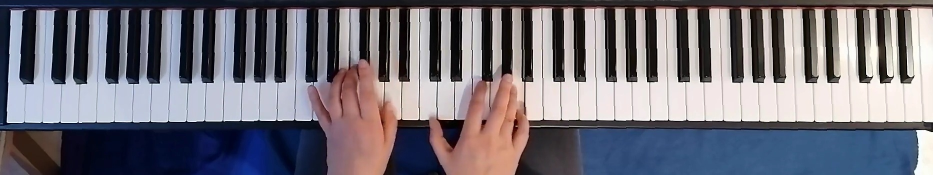
#> input picture test_imgs/10_3285.jpg, 1865 x 350 px (shown at 1/2 size)
$ python -i bwlabel.py   (imports and definitions only)
#> lines starting #> are read from the running program, lines starting #| are printed output that depends on the picture; after the words box and inside, x2 and y2 are one past the last pixel; in counts of white or black regions, pixels touching at a corner belong together
# -*- coding:utf-8 -*-
import cv2
import os
import numpy as np
from IPython import embed

def remove_region(img):
    if len(img.shape) == 3:
        print("please input a gray image")
    h, w = img.shape[:2]
    for i in range(h):
        for j in range(w):
            # if (i < 30 or i > (2.0/3) * h):
            if (i < 0.1 * h or i > (2.0/3) * h):
                img[i, j] = 255
    for i in range(h):
        for j in range(w):
            if (j < 0.01 * w or j > 0.994 * w):
                img[i, j] = 255
    return img

# [13 lines left out: functions near_white, contrast_img, not called in this run]

class BwLabel(object):
    def __init__(self):
        super(BwLabel, self).__init__()

    def white_black_dict(self):
        wh_dict=[0,0,0]
        for i in range(3,53):
            div=int(i/7)
            if i%7==3 or i%7==4 :
                wh_dict.append(div*5+1)
            elif i%7==5:
                wh_dict.append(div*5+2)
            elif i%7==6:
                wh_dict.append(div*5+3)
            elif i%7==0:
                wh_dict.append((div-1)*5+3)
            elif i%7==1:
                wh_dict.append((div-1)*5+4)
            else:
                wh_dict.append((div-1)*5+5)
        return wh_dict


    def key_loc(self, base_img,phase='test'):
        white_loc = []
        black_boxes = []
        total_top = []
        total_bottom = []
        black_loc = []
        '''
        ori_img = base_img.copy()
        height,width,_ = base_img.shape
        base_img = cv2.cvtColor(base_img, cv2.COLOR_BGR2GRAY)
        base_img = remove_region(base_img)
        _, base_img = cv2.threshold(base_img, 150, 255, cv2.THRESH_BINARY)
        base_img = cv2.GaussianBlur(base_img, (5, 5), 0)
        black_boxes = find_connect_domain(base_img)
        black_loc = [box[0] for box in black_boxes]
        '''
        ori_img = base_img.copy()
        draw_img = base_img.copy()
        height,width,_ = ori_img.shape
        # embed()
        black_boxes,black_loc = self.find_black_boxes(ori_img)

        if len(black_boxes)!=36:
            ori_img = contrast_img(ori_img,1.3,3)
            black_boxes,black_loc = self.find_black_boxes(ori_img)

        #---在这里如果black_boxes对应的删除了元素的话，black_loc也要删除，因为后面要用到，是对应的
        if len(black_boxes)==37:
            area1 = black_boxes[0][2]*black_boxes[0][3]
            area2 = black_boxes[-1][2]*black_boxes[-1][3]
            if area1>area2:
                del black_boxes[-1]
                del black_loc[-1]
            else:
                del black_boxes[0]
                del black_loc[0]

        # [6 lines of commented-out code are left out]

        if not phase=='test':
            #---对于包含手的背景图，返回第3个黑键的高度
            return black_boxes[2][3]

        assert len(black_boxes)==36,'black number is wrong'

        #---有时候对于一些钢琴键盘，两边的键盘亮度不一致，导致检测出来的黑键的位置宽度较小
        flag='normal'
        black_width=[x[2] for x in black_boxes]
        new_black_boxes=list()
        for i,b_width in enumerate(black_width):
            thresh=4
            if i==len(black_width)-1:break
            #---前后的框比后面的大，说明后面的框像素较少，需要调整
            if b_width-black_width[i+1]>thresh:
                change_info={i:b_width-black_width[i+1]}
                flag='right'
                for key,value in change_info.items():
                    change_idx,change_value=key,value
                new_black_boxes=black_boxes[:change_idx+1]
                break
            #---后面的框比前面的大，说明前面的框像素较少，需要调整
            elif black_width[i+1]-b_width>thresh:
                change_info=i
                flag='left'
                break

        if flag=='right':
            for i in range(change_idx+1,len(black_boxes)):
                box=black_boxes[i]
                new_black_boxes.append((box[0],box[1],box[2]+change_value,box[3]))

        if len(new_black_boxes)>0:
            black_boxes=new_black_boxes.copy()
            black_loc = [box[0] for box in black_boxes]

        for boxes in black_boxes:
            x1,y1=boxes[0],boxes[1]
            x2,y2=boxes[0]+boxes[2],boxes[1]+boxes[3]
            cv2.rectangle(draw_img,(x1,y1),(x2,y2),(0,0,255),2)
        # cv2.imwrite('./black_boxes_img.jpg',draw_img)

        # #----得到白键的区域
        white_loc = self.find_white_loc_old(black_loc,black_boxes,width)
        #print("the number of whitekey_num is {}".format(len(white_loc)))
        #--------找到白键所在的box---
        wh_dict=self.white_black_dict()
        for i in range(1, len(white_loc)):
            white_x = white_loc[i - 1]
            white_width = white_loc[i] - white_x
            index=wh_dict[i]
            if ((((i%7== 3) or (i%7==6)) and i < 52) or i==1):
                top_box=(white_x, 0, max(int(black_boxes[index][0] - white_x),int(1)), 1.1 * black_boxes[index][3]) #---(x,y,w,h)
                bottom_box=(white_x,1.1*black_boxes[index][3],white_width,height-1.1*black_boxes[index][3])

            elif (i%7==4 or i%7==0 or i%7==1):
                top_box=(black_boxes[index][0]+black_boxes[index][2], 0, max(int(black_boxes[index+1][0] - (black_boxes[index][0]+black_boxes[index][2])),1), 1.1 * black_boxes[index][3])
                bottom_box=(white_x,1.1*black_boxes[index][3],white_width+2,height-1.1*black_boxes[index][3])

            elif (i%7==5 or i%7==2 or i==2):
                top_box=(black_boxes[index][0]+black_boxes[index][2], 0, white_loc[i] - max(int(black_boxes[index][0]+black_boxes[index][2]),1), 1.1 * black_boxes[index][3])
                bottom_box=(white_x,1.1*black_boxes[index][3],white_width+2,height-1.1*black_boxes[index][3])

            else:
                top_box=(white_x + 1, 0, max(int(white_loc[i] - white_x - 1),1), 1.1 * black_boxes[35][3])
                bottom_box=(white_x + 1, 1.1 * black_boxes[35][3], white_loc[i] - white_x - 1, height - 1.1 * black_boxes[35][3])
            total_top.append(top_box)
            total_bottom.append(bottom_box)

        for i,top_box in enumerate(total_top):
            x1,y1,x2,y2=int(top_box[0]),int(top_box[1]),int(top_box[0]+top_box[2]+2),int(top_box[1]+top_box[3])
            x3,y3,x4,y4=int(total_bottom[i][0]),int(total_bottom[i][1]),int(total_bottom[i][0]+total_bottom[i][2]),int(total_bottom[i][1]+total_bottom[i][3])
            cv2.rectangle(draw_img,(x1,y1),(x2,y2),(0,255,0),1)
            cv2.rectangle(draw_img,(x3,y3),(x4,y4),(0,0,255),1)
            cv2.putText(draw_img,str(i+1),(x3+5,15),cv2.FONT_HERSHEY_COMPLEX,0.5,(255,0,0),1)
            cv2.putText(draw_img,str(i+1),(x3+5,height-10),cv2.FONT_HERSHEY_COMPLEX,0.5,(255,0,0),1)
        # cv2.imwrite('./draw_img.jpg',draw_img)

        white_loc = np.array(white_loc,dtype=np.int32)
        black_boxes = np.array(black_boxes,dtype=np.int32)
        total_top = np.array(total_top,dtype=np.int32)
        total_bottom = np.array(total_bottom,dtype=np.int32)
        return  white_loc,black_boxes,total_top,total_bottom

    def find_black_boxes(self,ori_img):
        #---数据集的那些图像偏暗
        # thresh = 100
        thresh = 120
        while True:
            base_img = ori_img.copy()
            base_img = cv2.cvtColor(base_img,cv2.COLOR_BGR2GRAY)
            base_img = remove_region(base_img)
            test_img=base_img.copy()
            _,base_img = cv2.threshold(base_img,thresh,255,cv2.THRESH_BINARY_INV)
            cv2.imwrite('./base_img.jpg', base_img)
            # [6 lines of commented-out code are left out]

            black_boxes = self.find_black_keys(base_img)
            black_boxes = sorted(black_boxes,key = lambda x:x[0])
            black_loc = [box[0] for box in black_boxes]
            if len(black_loc)>36:
                thresh-=1
            elif len(black_loc)<36:
                thresh+=1
            else:
                break
            if thresh<90 or thresh>150:
                break
            # break
        return black_boxes,black_loc

    def find_white_loc_old(self,black_loc,black_boxes,width):
        white_loc = []
        black_gap1 = black_loc[3] - black_loc[2]  #--第一个周期区域内的黑键间隔
        ratio = 23.0 / 41
        # ratio = 23.0 / 40
        whitekey_width1 = ratio * black_gap1
        half_width1 = black_boxes[4][2]    #T1中第四个黑键被均分,从该位置开始算区域起始位置
        keybegin = black_loc[4] + half_width1 / 2.0-7.0 * whitekey_width1
        for i in range(10):
            if int(keybegin + i * whitekey_width1) < 0:
                white_loc.append(1)
            else:
                white_loc.append(keybegin + i * whitekey_width1)

        for i in range(6):  #----剩下的6个循环区域
            axis = 8 + i * 5
            black_gap2 = black_loc[axis] - black_loc[axis - 1]
            whitekey_width2 = ratio * black_gap2
            half_width2 = black_boxes[axis + 1][2]
            keybegin1 = black_loc[axis + 1] + float(half_width2 / 2.0) - 5.0 * whitekey_width2
            for j in range(1,8):
                white_loc.append(keybegin1 + j * whitekey_width2)
            if i == 5:  #----最后一次循环将钢琴最后一个白键加上
                white_loc.append(min(width - 1,keybegin1 + 8 * whitekey_width2))

        return white_loc

    # [48 lines left out: function find_white_loc, not called in this run]

    def find_black_keys(self, base_img):
        contours,_ = cv2.findContours(base_img,cv2.RETR_EXTERNAL,cv2.CHAIN_APPROX_SIMPLE)
        black_boxes = []
        height, width = base_img.shape[:2]

        for idx,cnt in enumerate(contours):
            (x, y, w, h) = cv2.boundingRect(cnt)
            if h>height*0.3 and w>9:   #----键盘的长大于0.3*h,宽大于9
                x1,y1,x2,y2 = x,y,x+w,y+h
                for i in range(y2,y1,-1):
                    count = 0
                    for j in range(x1,x2):
                        if base_img[i,j]!= 0:
                            count+=1
                    if count > (x2-x1)*0.5:
                        black_boxes.append((x1,y1,w,i-y1))
                        break

        # [6 lines of commented-out code are left out]


        if len(black_boxes)!=36:
            ws = [box[2] for box in black_boxes]
            ws = np.array(ws)
            me = np.median(ws)
            for i,wd in enumerate(ws):
                if wd<me*0.5:del black_boxes[i]
        return black_boxes

>>> import cv2
>>> picture = cv2.imread('../test_imgs/10_3285.jpg')
#> picture is the input picture: shape (350, 1865, 3); mean B, G, R 122.7, 113.4, 116.2
>>> result = BwLabel().key_loc(picture)
#> the loop in find_black_boxes, `while True:` made 26 passes
#> pass 1, in find_black_boxes, `base_img = cv2.cvtColor(base_img,cv2.COLOR_BGR2GRAY)`:
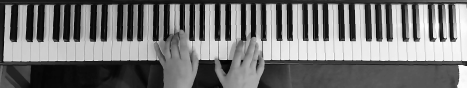
#> base_img: shape (350, 1865) (shown at 1/4 size); min 0, max 255, mean 115.3
#> pass 1, in find_black_boxes, `base_img = remove_region(base_img)`:
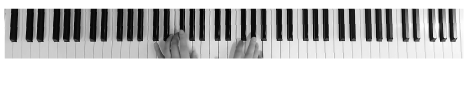
#> base_img: shape (350, 1865) (shown at 1/4 size); min 0, max 255, mean 193.8
#> pass 1, in find_black_boxes, `_,base_img = cv2.threshold(base_img,thresh,255,cv2.THRESH_BINARY_INV)`:
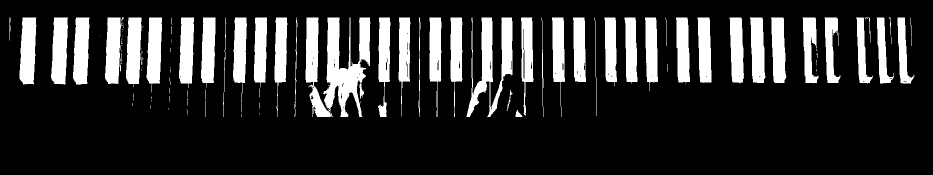
#> base_img: shape (350, 1865) (shown at 1/2 size); 18% white; 141 white regions (90 under 20 px), largest, box (x1, y1, x2, y2) and area: (646, 35, 741, 234) 9535, (933, 35, 1025, 234) 7225, (611, 35, 666, 234) 4360
#> after the loop in find_black_boxes, `while True:`:
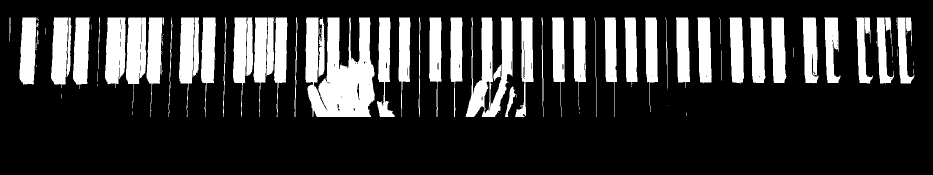
#> base_img: shape (350, 1865) (shown at 1/2 size); 21.2% white; 118 white regions (62 under 20 px), largest, box (x1, y1, x2, y2) and area: (610, 35, 750, 234) 19280, (931, 35, 1026, 234) 8919, (210, 35, 251, 176) 4701
#> after the loop in find_black_boxes, `while True:`: thresh = 145
#> in key_loc, `black_boxes,black_loc = self.find_black_boxes(ori_img)`: black_boxes = 36 items, first 6: (39, 35, 34, 132), (102, 35, 34, 133), (133, 35, 10, 108), (146, 35, 33, 132), (210, 35, 41, 131), (252, 35, 41, 132); black_loc = 36 values from 39 to 1795
#> in key_loc, `black_width=[x[2] for x in black_boxes]`: black_width = 36 values, max 140 at index 13, min 10 at index 2, mean 34.53
#> the loop in key_loc, `for i,b_width in enumerate(black_width):` made 2 passes
#> (b_width, thresh, change_info, flag, new_black_boxes) on pass 2: (34, 4, {1: 24}, 'right', [(39, 35, 34, 132), (102, 35, 34, 133)])
#> the loop in key_loc, `for i in range(change_idx+1,len(black_boxes)):` made 34 passes
#> box on passes 1 to 8: (133, 35, 10, 108), (146, 35, 33, 132), (210, 35, 41, 131), (252, 35, 41, 132), (293, 35, 31, 131), (358, 35, 40, 131), (402, 35, 30, 130), (466, 35, 40, 130)
#> after the loop in key_loc, `for i in range(change_idx+1,len(black_boxes)):`: new_black_boxes = 36 items, first 6: (39, 35, 34, 132), (102, 35, 34, 133), (133, 35, 34, 108), (146, 35, 57, 132), (210, 35, 65, 131), (252, 35, 65, 132)
#> in key_loc, `black_boxes=new_black_boxes.copy()`: black_boxes has the same summary as new_black_boxes
#> the loop in key_loc, `for boxes in black_boxes:` made 36 passes
#> (boxes, x1, y1, x2, y2) on passes 1 to 8: ((39, 35, 34, 132), 39, 35, 73, 167), ((102, 35, 34, 133), 102, 35, 136, 168), ((133, 35, 34, 108), 133, 35, 167, 143), ((146, 35, 57, 132), 146, 35, 203, 167), ((210, 35, 65, 131), 210, 35, 275, 166), ((252, 35, 65, 132), 252, 35, 317, 167), ((293, 35, 55, 131), 293, 35, 348, 166), ((358, 35, 64, 131), 358, 35, 422, 166)
#> after the loop in key_loc, `for boxes in black_boxes:`:
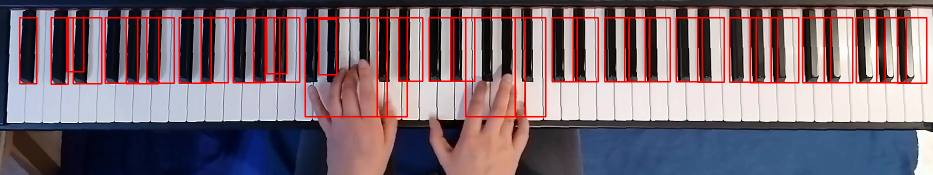
#> draw_img: shape (350, 1865, 3) (shown at 1/2 size); 6.05% of pixels changed, all inside (x1, y1, x2, y2) = (38, 34, 1855, 235)
#> in find_white_loc_old, `black_gap1 = black_loc[3] - black_loc[2]`: black_gap1 = 13
#> in find_white_loc_old, `whitekey_width1 = ratio * black_gap1`: whitekey_width1 = 7.29
#> in find_white_loc_old, `half_width1 = black_boxes[4][2]`: half_width1 = 65
#> in find_white_loc_old, `keybegin = black_loc[4] + half_width1 / 2.0-7.0 * whitekey_width1`: keybegin = 191.5
#> after the loop in find_white_loc_old, `for i in range(10):`: white_loc = [191.5, 198.7, 206, 213.3, 220.6, 227.9, 235.2, 242.5, 249.8, 257.1]
#> the loop in find_white_loc_old, `for i in range(6):` made 6 passes
#> (black_gap2, whitekey_width2, half_width2, keybegin1) on passes 1 to 6: (44, 24.68, 64, 374.6), (62, 34.78, 36, 481.1), (43, 24.12, 119, 869.9), (63, 35.34, 50, 1097.3), (64, 35.9, 55, 1348), (64, 35.9, 59, 1603)
#> after the loop in find_white_loc_old, `for i in range(6):`: white_loc = 53 values, max 1864 at index 52, min 191.5 at index 0, mean 940.8
#> the loop in key_loc, `for i in range(1, len(white_loc)):` made 52 passes
#> (white_x, white_width, index, top_box, bottom_box) on passes 1 to 6: (191.5, 7.29, 0, (191.5, 0, 1, 145.2), (191.5, 145.2, 7.29, 204.8)), (198.7, 7.29, 0, (73, 0, 133, 145.2), (198.7, 145.2, 9.29, 204.8)), (206, 7.29, 1, (206, 0, 1, 146.3), (206, 146.3, 7.29, 203.7)), (213.3, 7.29, 1, (136, 0, 1, 146.3), (213.3, 146.3, 9.29, 203.7)), (220.6, 7.29, 2, (167, 0, 60.91, 118.8), (220.6, 118.8, 9.29, 231.2)), (227.9, 7.29, 3, (227.9, 0, 1, 145.2), (227.9, 145.2, 7.29, 204.8))
#> after the loop in key_loc, `for i in range(1, len(white_loc)):`: total_bottom = 52 items, first 6: (191.5, 145.2, 7.29, 204.8), (198.7, 145.2, 9.29, 204.8), (206, 146.3, 7.29, 203.7), (213.3, 146.3, 9.29, 203.7), (220.6, 118.8, 9.29, 231.2), (227.9, 145.2, 7.29, 204.8); total_top = 52 items, first 6: (191.5, 0, 1, 145.2), (73, 0, 133, 145.2), (206, 0, 1, 146.3), (136, 0, 1, 146.3), (167, 0, 60.91, 118.8), (227.9, 0, 1, 145.2)
#> the loop in key_loc, `for i,top_box in enumerate(total_top):` made 52 passes
#> top_box on passes 3 to 10: (206, 0, 1, 146.3), (136, 0, 1, 146.3), (167, 0, 60.91, 118.8), (227.9, 0, 1, 145.2), (203, 0, 7, 145.2), (275, 0, 1, 144.1), (317, 0, -59.91, 145.2), (257.1, 0, 35, 144.1)
#> after the loop in key_loc, `for i,top_box in enumerate(total_top):`:
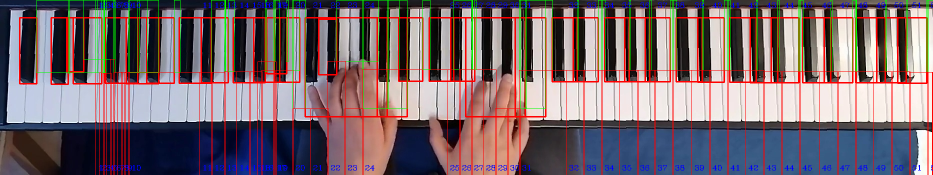
#> draw_img: shape (350, 1865, 3) (shown at 1/2 size); 6.32% of pixels changed, all inside (x1, y1, x2, y2) = (73, 0, 1865, 350)

$ run again, on test_imgs/24_0053.jpg
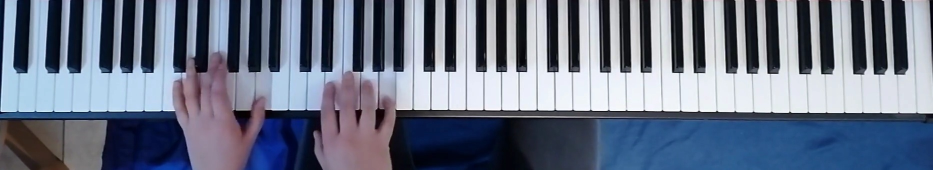
#> input picture test_imgs/24_0053.jpg, 1865 x 340 px (shown at 1/2 size)
#> picture is the input picture: shape (340, 1865, 3); mean B, G, R 135.3, 116.4, 107.5
#> the loop in find_black_boxes, `while True:` made 31 passes
#> pass 1, in find_black_boxes, `_,base_img = cv2.threshold(base_img,thresh,255,cv2.THRESH_BINARY_INV)`:
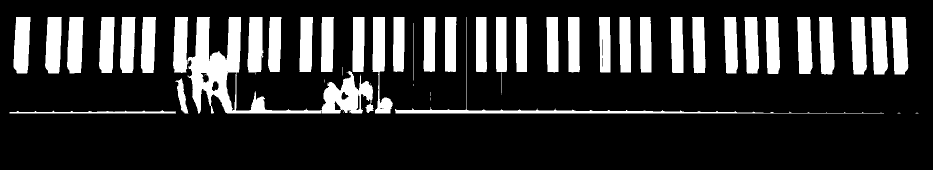
#> base_img: shape (340, 1865) (shown at 1/2 size); 18.8% white; 52 white regions (13 under 20 px), largest, box (x1, y1, x2, y2) and area: (346, 34, 747, 227) 21247, (790, 34, 1768, 227) 4363, (745, 34, 786, 227) 3629
#> after the loop in find_black_boxes, `while True:`: thresh = 151
#> in key_loc, `black_boxes,black_loc = self.find_black_boxes(ori_img)`: black_boxes = 26 items, first 6: (19, 34, 1786, 192), (26, 34, 39, 112), (90, 34, 38, 112), (134, 34, 34, 112), (198, 34, 38, 111), (240, 34, 37, 111); black_loc = 26 values from 19 to 1783
#> in key_loc, `black_boxes,black_loc = self.find_black_boxes(ori_img)`: black_boxes = 36 items, first 6: (27, 34, 33, 111), (91, 34, 32, 111), (135, 34, 31, 111), (199, 34, 30, 111), (240, 34, 30, 111), (282, 34, 29, 111); black_loc = 36 values from 27 to 1784
#> black_width = 36 values, max 36 at index 7, min 21 at index 18, mean 26.86
#> the loop in key_loc, `for i,b_width in enumerate(black_width):` made 7 passes
#> (b_width, change_info, flag) on pass 7: (28, 6, 'left')
#> the loop in key_loc, `for boxes in black_boxes:` made 36 passes
#> (boxes, x1, x2, y2) on passes 1 to 8: ((27, 34, 33, 111), 27, 60, 145), ((91, 34, 32, 111), 91, 123, 145), ((135, 34, 31, 111), 135, 166, 145), ((199, 34, 30, 111), 199, 229, 145), ((240, 34, 30, 111), 240, 270, 145), ((282, 34, 29, 111), 282, 311, 145), ((347, 34, 28, 110), 347, 375, 144), ((383, 34, 36, 110), 383, 419, 144)
#> black_gap1 = 64
#> whitekey_width1 = 35.9
#> half_width1 = 30
#> keybegin = 3.68
#> after the loop in find_white_loc_old, `for i in range(10):`: white_loc = [3.68, 39.59, 75.49, 111.4, 147.3, 183.2, 219.1, 255, 290.9, 326.8]
#> the loop in find_white_loc_old, `for i in range(6):` made 6 passes
#> (black_gap2, whitekey_width2, half_width2, keybegin1) on passes 1 to 6: (69, 38.71, 29, 316), (63, 35.34, 25, 580.8), (62, 34.78, 21, 828.6), (63, 35.34, 23, 1073.8), (64, 35.9, 28, 1324.5), (64, 35.9, 32, 1579.5)
#> after the loop in find_white_loc_old, `for i in range(6):`: white_loc = 53 values from 3.68 to 1864
#> the loop in key_loc, `for i in range(1, len(white_loc)):` made 52 passes
#> (white_x, white_width, index, top_box, bottom_box) on passes 1 to 6: (3.68, 35.9, 0, (3.68, 0, 23, 122.1), (3.68, 122.1, 35.9, 217.9)), (39.59, 35.9, 0, (60, 0, 15.49, 122.1), (39.59, 122.1, 37.9, 217.9)), (75.49, 35.9, 1, (75.49, 0, 15, 122.1), (75.49, 122.1, 35.9, 217.9)), (111.4, 35.9, 1, (123, 0, 12, 122.1), (111.4, 122.1, 37.9, 217.9)), (147.3, 35.9, 2, (166, 0, 17.2, 122.1), (147.3, 122.1, 37.9, 217.9)), (183.2, 35.9, 3, (183.2, 0, 15, 122.1), (183.2, 122.1, 35.9, 217.9))
#> the loop in key_loc, `for i,top_box in enumerate(total_top):` made 52 passes
#> top_box on passes 1 to 8: (3.68, 0, 23, 122.1), (60, 0, 15.49, 122.1), (75.49, 0, 15, 122.1), (123, 0, 12, 122.1), (166, 0, 17.2, 122.1), (183.2, 0, 15, 122.1), (229, 0, 11, 122.1), (270, 0, 12, 122.1)
#> after the loop in key_loc, `for i,top_box in enumerate(total_top):`:
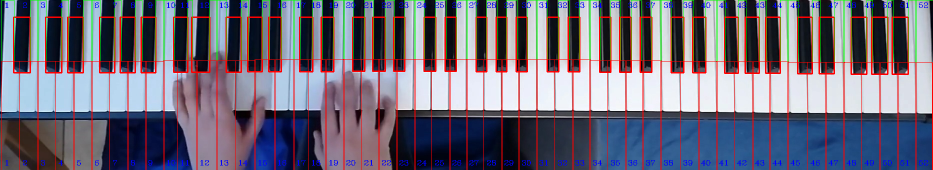
#> draw_img: shape (340, 1865, 3) (shown at 1/2 size); mean B, G, R 123.6, 109.2, 114.2
